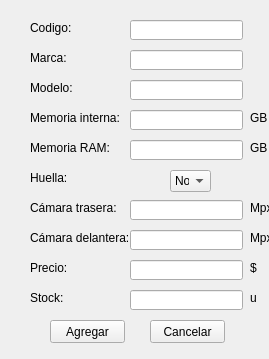
<?xml version="1.0" encoding="UTF-8"?>
<ui version="4.0">
 <class>agregar_stock</class>
 <widget class="QWidget" name="agregar_stock">
  <property name="geometry">
   <rect>
    <x>0</x>
    <y>0</y>
    <width>269</width>
    <height>359</height>
   </rect>
  </property>
  <property name="windowTitle">
   <string>Agregar producto</string>
  </property>
  <property name="windowFilePath">
   <string/>
  </property>
  <widget class="QLabel" name="label">
   <property name="geometry">
    <rect>
     <x>30</x>
     <y>50</y>
     <width>101</width>
     <height>16</height>
    </rect>
   </property>
   <property name="text">
    <string>Marca:</string>
   </property>
  </widget>
  <widget class="QLineEdit" name="line_marca">
   <property name="geometry">
    <rect>
     <x>130</x>
     <y>50</y>
     <width>113</width>
     <height>20</height>
    </rect>
   </property>
  </widget>
  <widget class="QLabel" name="label_2">
   <property name="geometry">
    <rect>
     <x>30</x>
     <y>80</y>
     <width>101</width>
     <height>16</height>
    </rect>
   </property>
   <property name="text">
    <string>Modelo:</string>
   </property>
  </widget>
  <widget class="QLineEdit" name="line_modelo">
   <property name="geometry">
    <rect>
     <x>130</x>
     <y>80</y>
     <width>113</width>
     <height>20</height>
    </rect>
   </property>
  </widget>
  <widget class="QLabel" name="label_3">
   <property name="geometry">
    <rect>
     <x>30</x>
     <y>110</y>
     <width>101</width>
     <height>16</height>
    </rect>
   </property>
   <property name="text">
    <string>Memoria interna:</string>
   </property>
  </widget>
  <widget class="QLineEdit" name="line_interna">
   <property name="geometry">
    <rect>
     <x>130</x>
     <y>110</y>
     <width>113</width>
     <height>20</height>
    </rect>
   </property>
  </widget>
  <widget class="QLabel" name="label_4">
   <property name="geometry">
    <rect>
     <x>30</x>
     <y>140</y>
     <width>101</width>
     <height>16</height>
    </rect>
   </property>
   <property name="text">
    <string>Memoria RAM:</string>
   </property>
  </widget>
  <widget class="QLineEdit" name="line_ram">
   <property name="geometry">
    <rect>
     <x>130</x>
     <y>140</y>
     <width>113</width>
     <height>20</height>
    </rect>
   </property>
  </widget>
  <widget class="QLabel" name="label_5">
   <property name="geometry">
    <rect>
     <x>30</x>
     <y>170</y>
     <width>101</width>
     <height>16</height>
    </rect>
   </property>
   <property name="text">
    <string>Huella:</string>
   </property>
  </widget>
  <widget class="QLabel" name="label_6">
   <property name="geometry">
    <rect>
     <x>30</x>
     <y>200</y>
     <width>101</width>
     <height>16</height>
    </rect>
   </property>
   <property name="text">
    <string>Cámara trasera:</string>
   </property>
  </widget>
  <widget class="QLabel" name="label_7">
   <property name="geometry">
    <rect>
     <x>30</x>
     <y>230</y>
     <width>101</width>
     <height>16</height>
    </rect>
   </property>
   <property name="text">
    <string>Cámara delantera:</string>
   </property>
  </widget>
  <widget class="QLabel" name="label_8">
   <property name="geometry">
    <rect>
     <x>30</x>
     <y>260</y>
     <width>101</width>
     <height>16</height>
    </rect>
   </property>
   <property name="text">
    <string>Precio:</string>
   </property>
  </widget>
  <widget class="QLabel" name="label_9">
   <property name="geometry">
    <rect>
     <x>30</x>
     <y>290</y>
     <width>101</width>
     <height>16</height>
    </rect>
   </property>
   <property name="text">
    <string>Stock:</string>
   </property>
  </widget>
  <widget class="QLineEdit" name="line_trasera">
   <property name="geometry">
    <rect>
     <x>130</x>
     <y>200</y>
     <width>113</width>
     <height>20</height>
    </rect>
   </property>
  </widget>
  <widget class="QLineEdit" name="line_delantera">
   <property name="geometry">
    <rect>
     <x>130</x>
     <y>230</y>
     <width>113</width>
     <height>20</height>
    </rect>
   </property>
  </widget>
  <widget class="QLineEdit" name="line_precio">
   <property name="geometry">
    <rect>
     <x>130</x>
     <y>260</y>
     <width>113</width>
     <height>20</height>
    </rect>
   </property>
  </widget>
  <widget class="QLineEdit" name="line_stock">
   <property name="geometry">
    <rect>
     <x>130</x>
     <y>290</y>
     <width>113</width>
     <height>20</height>
    </rect>
   </property>
  </widget>
  <widget class="QLabel" name="label_10">
   <property name="geometry">
    <rect>
     <x>250</x>
     <y>110</y>
     <width>47</width>
     <height>16</height>
    </rect>
   </property>
   <property name="text">
    <string>GB</string>
   </property>
  </widget>
  <widget class="QLabel" name="label_11">
   <property name="geometry">
    <rect>
     <x>250</x>
     <y>140</y>
     <width>47</width>
     <height>16</height>
    </rect>
   </property>
   <property name="text">
    <string>GB</string>
   </property>
  </widget>
  <widget class="QLabel" name="label_12">
   <property name="geometry">
    <rect>
     <x>250</x>
     <y>200</y>
     <width>47</width>
     <height>16</height>
    </rect>
   </property>
   <property name="text">
    <string>Mpx</string>
   </property>
  </widget>
  <widget class="QLabel" name="label_13">
   <property name="geometry">
    <rect>
     <x>250</x>
     <y>230</y>
     <width>47</width>
     <height>16</height>
    </rect>
   </property>
   <property name="text">
    <string>Mpx</string>
   </property>
  </widget>
  <widget class="QLabel" name="label_14">
   <property name="geometry">
    <rect>
     <x>250</x>
     <y>260</y>
     <width>47</width>
     <height>16</height>
    </rect>
   </property>
   <property name="text">
    <string>$</string>
   </property>
  </widget>
  <widget class="QLabel" name="label_15">
   <property name="geometry">
    <rect>
     <x>250</x>
     <y>290</y>
     <width>47</width>
     <height>16</height>
    </rect>
   </property>
   <property name="text">
    <string>u</string>
   </property>
  </widget>
  <widget class="QPushButton" name="agregar">
   <property name="geometry">
    <rect>
     <x>50</x>
     <y>320</y>
     <width>75</width>
     <height>23</height>
    </rect>
   </property>
   <property name="text">
    <string>Agregar</string>
   </property>
  </widget>
  <widget class="QPushButton" name="cancelar">
   <property name="geometry">
    <rect>
     <x>150</x>
     <y>320</y>
     <width>75</width>
     <height>23</height>
    </rect>
   </property>
   <property name="text">
    <string>Cancelar</string>
   </property>
  </widget>
  <widget class="QLabel" name="label_16">
   <property name="geometry">
    <rect>
     <x>30</x>
     <y>20</y>
     <width>101</width>
     <height>16</height>
    </rect>
   </property>
   <property name="text">
    <string>Codigo:</string>
   </property>
  </widget>
  <widget class="QLineEdit" name="line_codigo">
   <property name="geometry">
    <rect>
     <x>130</x>
     <y>20</y>
     <width>113</width>
     <height>20</height>
    </rect>
   </property>
  </widget>
  <widget class="QComboBox" name="comboBox">
   <property name="geometry">
    <rect>
     <x>170</x>
     <y>170</y>
     <width>41</width>
     <height>22</height>
    </rect>
   </property>
   <item>
    <property name="text">
     <string>No</string>
    </property>
   </item>
   <item>
    <property name="text">
     <string>Si</string>
    </property>
   </item>
  </widget>
 </widget>
 <tabstops>
  <tabstop>line_codigo</tabstop>
  <tabstop>line_marca</tabstop>
  <tabstop>line_modelo</tabstop>
  <tabstop>line_interna</tabstop>
  <tabstop>line_ram</tabstop>
  <tabstop>line_trasera</tabstop>
  <tabstop>line_delantera</tabstop>
  <tabstop>line_precio</tabstop>
  <tabstop>line_stock</tabstop>
  <tabstop>agregar</tabstop>
  <tabstop>cancelar</tabstop>
 </tabstops>
 <resources/>
 <connections/>
</ui>
